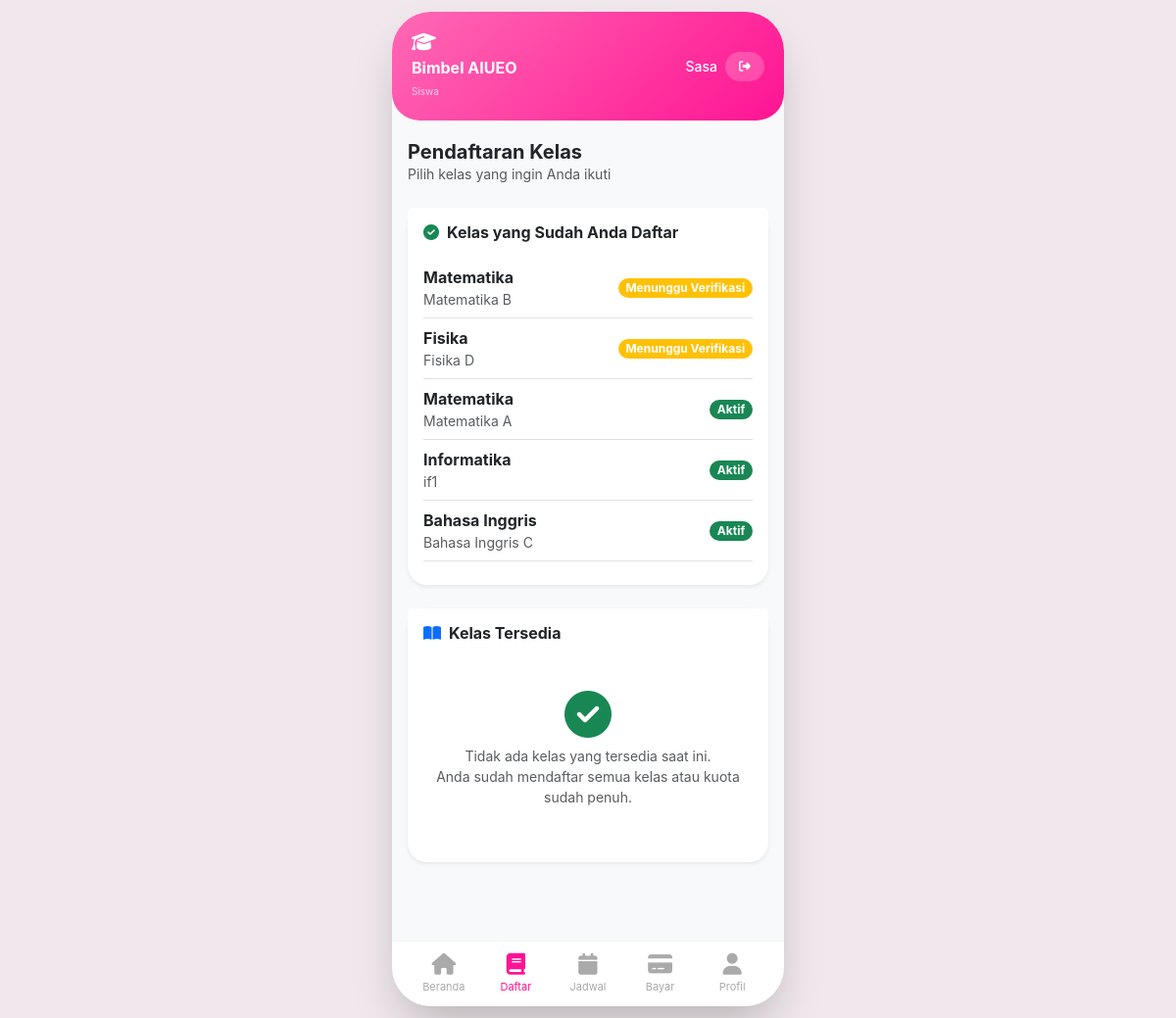
Page /views/siswa/pendaftaran.php (signed in) on the committed database.
### tables this page shows
CREATE TABLE `pendaftaran` (
  `id` int(11) NOT NULL,
  `siswa_id` int(11) NOT NULL,
  `kelas_id` int(11) NOT NULL,
  `tanggal_daftar` date NOT NULL,
  `status_pendaftaran` enum('pending','disetujui','ditolak') DEFAULT 'pending',
  `invoice_number` varchar(50) DEFAULT NULL,
  `created_at` timestamp NOT NULL DEFAULT current_timestamp()
);

CREATE TABLE `kelas` (
  `id` int(11) NOT NULL,
  `nama_kelas` varchar(50) NOT NULL,
  `mata_pelajaran` varchar(100) NOT NULL,
  `deskripsi` text DEFAULT NULL,
  `kuota` int(11) DEFAULT 20,
  `harga_per_bulan` decimal(10,2) NOT NULL,
  `status` enum('aktif','nonaktif') DEFAULT 'aktif',
  `created_at` timestamp NOT NULL DEFAULT current_timestamp()
);

### views/siswa/pendaftaran.php (the view, shortened to what this page needs)
<?php
$db = getDB();
$user_id = $_SESSION['user_id'];
$kelas_tersedia = $db->prepare("SELECT k.*,
                                 (SELECT COUNT(*) FROM pendaftaran WHERE kelas_id = k.id AND status_pendaftaran = 'disetujui') as terdaftar
                                 FROM kelas k
                                 WHERE k.status = 'aktif'
                                 AND k.id NOT IN (SELECT kelas_id FROM pendaftaran WHERE siswa_id = :siswa_id)
                                 AND (SELECT COUNT(*) FROM pendaftaran WHERE kelas_id = k.id AND status_pendaftaran = 'disetujui') < k.kuota
                                 ORDER BY k.nama_kelas");
$kelas_tersedia->execute(['siswa_id' => $user_id]);
$kelas_list = $kelas_tersedia->fetchAll(PDO::FETCH_ASSOC);
$kelas_didaftar = $db->prepare("SELECT k.id, k.nama_kelas, k.mata_pelajaran, p.status_pendaftaran
                                FROM pendaftaran p
                                JOIN kelas k ON p.kelas_id = k.id
                                WHERE p.siswa_id = :siswa_id");
$kelas_didaftar->execute(['siswa_id' => $user_id]);
$kelas_sudah = $kelas_didaftar->fetchAll(PDO::FETCH_ASSOC);
require_once '../layout/header.php';
?>
<div class="mb-4">
    <h5 class="fw-bold mb-0">Pendaftaran Kelas</h5>
    <p class="text-muted small">Pilih kelas yang ingin Anda ikuti</p>
</div>
<?php if(!empty($kelas_sudah)): ?>
<div class="card border-0 rounded-4 shadow-sm mb-4">
    <div class="card-header bg-white border-0 pt-3">
        <h6 class="fw-bold mb-0"><i class="fas fa-check-circle text-success me-2"></i>Kelas yang Sudah Anda Daftar</h6>
    </div>
    <div class="card-body">
        <?php foreach($kelas_sudah as $ks): ?>
            <div class="d-flex justify-content-between align-items-center mb-2 pb-2 border-bottom">
                <div>
                    <strong><?= htmlspecialchars($ks['mata_pelajaran']) ?></strong>
                    <div class="small text-muted"><?= htmlspecialchars($ks['nama_kelas']) ?></div>
                </div>
                <span class="badge <?= $ks['status_pendaftaran'] == 'disetujui' ? 'bg-success' : 'bg-warning' ?> rounded-pill">
                    <?= $ks['status_pendaftaran'] == 'disetujui' ? 'Aktif' : 'Menunggu Verifikasi' ?>
                </span>
            </div>
        <?php endforeach; ?>
    </div>
</div>
<?php endif; ?>
<div class="card border-0 rounded-4 shadow-sm">
    <div class="card-header bg-white border-0 pt-3">
        <h6 class="fw-bold mb-0"><i class="fas fa-book-open text-primary me-2"></i>Kelas Tersedia</h6>
    </div>
    <div class="card-body">
        <?php if(empty($kelas_list)): ?>
            <div class="text-center py-4">
                <i class="fas fa-check-circle fa-3x text-success mb-2"></i>
                <p class="text-muted small mb-0">Tidak ada kelas yang tersedia saat ini.</p>
                <p class="text-muted small">Anda sudah mendaftar semua kelas atau kuota sudah penuh.</p>
            </div>
        <?php endif; ?>
    </div>
</div>
<?php require_once '../layout/footer.php'; ?>

### views/layout/header.php (style rules this page uses)
* { margin: 0; padding: 0; box-sizing: border-box; }
body { background: #f0e8ec; font-family: 'Inter', system-ui, -apple-system, 'Segoe UI', Roboto, sans-serif; min-height: 100vh; display: flex; justify-content: center; align-items: center; padding: 12px; }
.rounded-4 { border-radius: 20px !important; }

### rows in the picture
pendaftaran: kelas.mata_pelajaran "Matematika", kelas.nama_kelas "Matematika B", status_pendaftaran "Menunggu Verifikasi"
pendaftaran: kelas.mata_pelajaran "Fisika", kelas.nama_kelas "Fisika D", status_pendaftaran "Menunggu Verifikasi"
pendaftaran: kelas.mata_pelajaran "Matematika", kelas.nama_kelas "Matematika A", status_pendaftaran "Aktif"
pendaftaran: kelas.mata_pelajaran "Informatika", kelas.nama_kelas "if1", status_pendaftaran "Aktif"
pendaftaran: kelas.mata_pelajaran "Bahasa Inggris", kelas.nama_kelas "Bahasa Inggris C", status_pendaftaran "Aktif"

### other values in the picture
$_SESSION['role'] "Siswa"
$_SESSION['user'] "Sasa"
